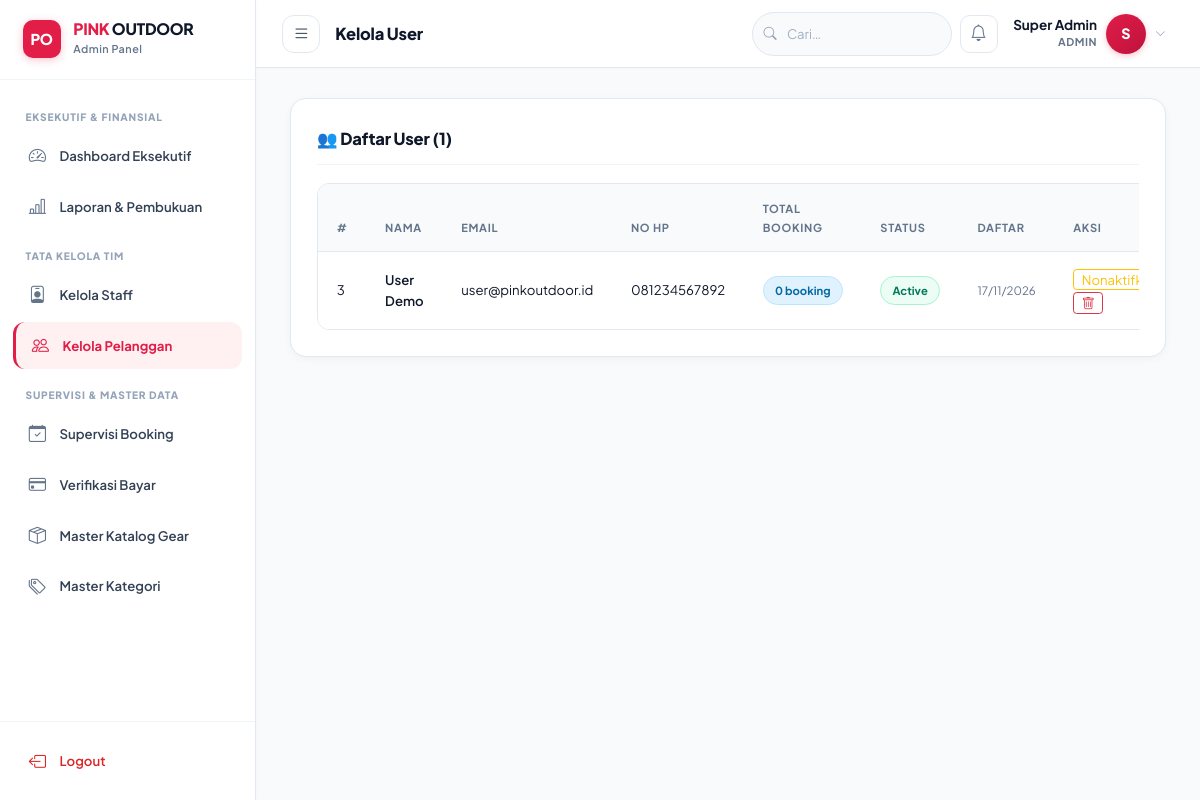
The page /admin/users.php (signed in) on the database its author committed.
### tables this page shows
CREATE TABLE IF NOT EXISTS `users` (
  `id`         INT(11) NOT NULL AUTO_INCREMENT,
  `name`       VARCHAR(100) NOT NULL,
  `email`      VARCHAR(100) NOT NULL UNIQUE,
  `phone`      VARCHAR(20) DEFAULT NULL,
  `address`    TEXT DEFAULT NULL,
  `password`   VARCHAR(255) NOT NULL,
  `role`       ENUM('admin','staff','user') NOT NULL DEFAULT 'user',
  `avatar`     VARCHAR(255) DEFAULT 'default.png',
  `status`     ENUM('active','inactive') NOT NULL DEFAULT 'active',
  `created_at` TIMESTAMP DEFAULT CURRENT_TIMESTAMP,
  `updated_at` TIMESTAMP DEFAULT CURRENT_TIMESTAMP ON UPDATE CURRENT_TIMESTAMP,
  PRIMARY KEY (`id`)
);

### config/session.php (called while the page is built, shortened)
<?php
function csrfToken(): string {
    return $_SESSION['csrf_token'];
}

### admin/users.php (the view, shortened to what this page needs)
<?php
require_once '../config/config.php';
$users = $conn->query("
    SELECT u.*, (SELECT COUNT(*) FROM bookings WHERE user_id = u.id) AS total_booking
    FROM users u WHERE u.role = 'user' ORDER BY u.created_at DESC
")->fetch_all(MYSQLI_ASSOC);
include '../config/partials/head.php';
?>
<div class="d-flex">
  <?php include '../config/partials/sidebar_admin.php'; ?>
  <div class="dashboard-wrapper flex-grow-1">
    <?php include '../config/partials/topbar.php'; ?>
    <div class="dashboard-content">
      <div class="section-card">
        <div class="section-title">👥 Daftar User (<?= count($users) ?>)</div>
        <div class="table-responsive">
          <table class="table table-custom table-hover mb-0">
            <thead>
              <tr><th>#</th><th>Nama</th><th>Email</th><th>No HP</th><th>Total Booking</th><th>Status</th><th>Daftar</th><th>Aksi</th></tr>
            </thead>
            <tbody>
              <?php foreach ($users as $u): ?>
              <tr>
                <td><?= (int)$u['id'] ?></td>
                <td class="fw-600"><?= htmlspecialchars($u['name']) ?></td>
                <td><?= htmlspecialchars($u['email']) ?></td>
                <td><?= htmlspecialchars($u['phone'] ?? '-') ?></td>
                <td><span class="badge-confirmed"><?= (int)$u['total_booking'] ?> booking</span></td>
                <td><span class="badge-<?= $u['status'] === 'active' ? 'active' : 'cancelled' ?>"><?= ucfirst($u['status']) ?></span></td>
                <td class="small text-muted"><?= date('d/m/Y', strtotime($u['created_at'])) ?></td>
                <td>
                  <a href="users.php?toggle=<?= (int)$u['id'] ?>&csrf_token=<?= csrfToken() ?>"
                     class="btn btn-sm btn-outline-warning py-0 me-1"
                     onclick="return confirm('Ubah status user ini?')">
                    <?= $u['status'] === 'active' ? 'Nonaktifkan' : 'Aktifkan' ?>
                  </a>
                  <button onclick="confirmDelete('users.php?delete=<?= (int)$u['id'] ?>&csrf_token=<?= csrfToken() ?>','<?= addslashes(htmlspecialchars($u['name'])) ?>')"
                          class="btn btn-sm btn-outline-danger py-0">
                    <i class="bi bi-trash"></i>
                  </button>
                </td>
              </tr>
              <?php endforeach; ?>
            </tbody>
          </table>
        </div>
      </div>
    </div>
  </div>
</div>
<?php include '../config/partials/scripts.php'; ?>

### assets/css/style.css (style rules this page uses)
:root { --pink: #e11d48; --pink-hover: #be123c; --pink-light: #f43f5e; --pink-subtle: #fff1f2; --pink-border: #ffe4e6; --pink-glow: rgba(225, 29, 72, 0.12); --bg: #ffffff; --bg-subtle: #f8fafc; --surface: #ffffff; --surface-2: #f8fafc; --surface-3: #f1f5f9; --surface-dark: #0f172a; --surface-dark-2: #1e293b; --overlay: rgba(255, 255, 255, 0.96); --text-primary: #0f172a; --text-secondary: #334155; --text-muted: #64748b; --text-light: #94a3b8; --text-invert: #ffffff; --border: #e2e8f0; --border-light: #f1f5f9; --border-subtle: #f8fafc; --border-strong: #cbd5e1; --border-dark: #334155; --success: #059669; --success-bg: #ecfdf5; --success-border: #a7f3d0; --warning: #d97706; --warning-bg: #fffbeb; --warning-border: #fde68a; --danger: #dc2626; --danger-bg: #fef2f2; --danger-border: #fecaca; --info: #2563eb; --info-bg: #eff6ff; --info-border: #bfdbfe; --radius-xs: 4px; --radius-sm: 8px; --radius: 12px; --radius-lg: 16px; --radius-xl: 20px; --radius-pill: 9999px; --shadow-xs: 0 1px 2px 0 rgba(15, 23, 42, 0.03); --shadow-sm: 0 2px 4px 0 rgba(15, 23, 42, 0.04), 0 1px 2px -1px rgba(15, 23, 42, 0.03); --shadow: 0 4px 12px -2px rgba(15, 23, 42, 0.05), 0 2px 4px -2px rgba(15, 23, 42, 0.03); --shadow-card: 0 2px 8px rgba(0, 0, 0, 0.04); --shadow-md: 0 8px 20px -4px rgba(15, 23, 42, 0.06), 0 4px 8px -4px rgba(15, 23, 42, 0.03); --shadow-lg: 0 12px 28px -6px rgba(15, 23, 42, 0.07), 0 6px 12px -4px rgba(15, 23, 42, 0.03); --shadow-xl: 0 20px 35px -8px rgba(15, 23, 42, 0.09), 0 8px 16px -6px rgba(15, 23, 42, 0.04); --font: 'Plus Jakarta Sans', -apple-system, BlinkMacSystemFont, "Segoe UI", Roboto, sans-serif; --trans-fast: 0.15s ease; --trans: 0.2s cubic-bezier(0.16, 1, 0.3, 1); --trans-slow: 0.35s cubic-bezier(0.16, 1, 0.3, 1); --sidebar-w: 256px; --topbar-h: 68px; }
*, *::before, *::after { box-sizing: border-box; margin: 0; padding: 0; }
html { scroll-behavior: smooth; font-size: 15px; }
body { font-family: var(--font); background: var(--bg); color: var(--text-primary); line-height: 1.65; -webkit-font-smoothing: antialiased; -moz-osx-font-smoothing: grayscale; }
a { text-decoration: none; color: inherit; transition: color var(--trans-fast); }
.text-muted { color: var(--text-muted) !important; }
.fw-600 { font-weight: 600 !important; }
.section-card { background: var(--surface); border: 1px solid var(--border); border-radius: var(--radius-lg); padding: 1.75rem; box-shadow: var(--shadow-card); transition: all var(--trans); color: var(--text-primary); }
.section-title { font-size: 1.1rem; font-weight: 800; color: var(--text-primary); margin-bottom: 1.25rem; padding-bottom: 0.75rem; border-bottom: 1px solid var(--border-light); letter-spacing: -0.2px; }
[class^="badge-"] { display: inline-flex; align-items: center; gap: 0.35rem; padding: 0.3rem 0.75rem; border-radius: var(--radius-pill); font-size: 0.75rem; font-weight: 700; white-space: nowrap; }
.badge-confirmed { background: #e0f2fe; color: #0369a1; border: 1px solid #bae6fd; }
.badge-active { background: #ecfdf5; color: #047857; border: 1px solid #a7f3d0; }
.table-custom { font-size: 0.88rem; width: 100%; border-collapse: separate; border-spacing: 0; border: 1px solid var(--border); border-radius: var(--radius); overflow: hidden; }
.table-custom thead th { background: var(--bg-subtle); color: var(--text-muted); font-weight: 700; font-size: 0.74rem; letter-spacing: 0.7px; text-transform: uppercase; border-bottom: 1px solid var(--border); padding: 1rem 1.25rem; }
.table-custom td { padding: 1rem 1.25rem; vertical-align: middle; border-bottom: 1px solid var(--border-light); color: var(--text-primary); }
.table-custom tbody tr:last-child td { border-bottom: none; }
.dashboard-wrapper { flex-grow: 1; min-width: 0; overflow-x: hidden; }
.dashboard-content { padding: 2rem 2.25rem; background: var(--bg-subtle); min-height: calc(100vh - var(--topbar-h)); }

### rows shown on the page
users: id "3", name "User Demo", email "user@pinkoutdoor.id", phone "081234567892", total_booking "0", status "Active", created_at "17/11/2026", shows "Nonaktifkan"

### other values the page prints
$pageTitle "Kelola User"
getUserName() "Super Admin"
getRole() "ADMIN"
substr(getUserName(), 0, 1) "S"
count($users) "1"
